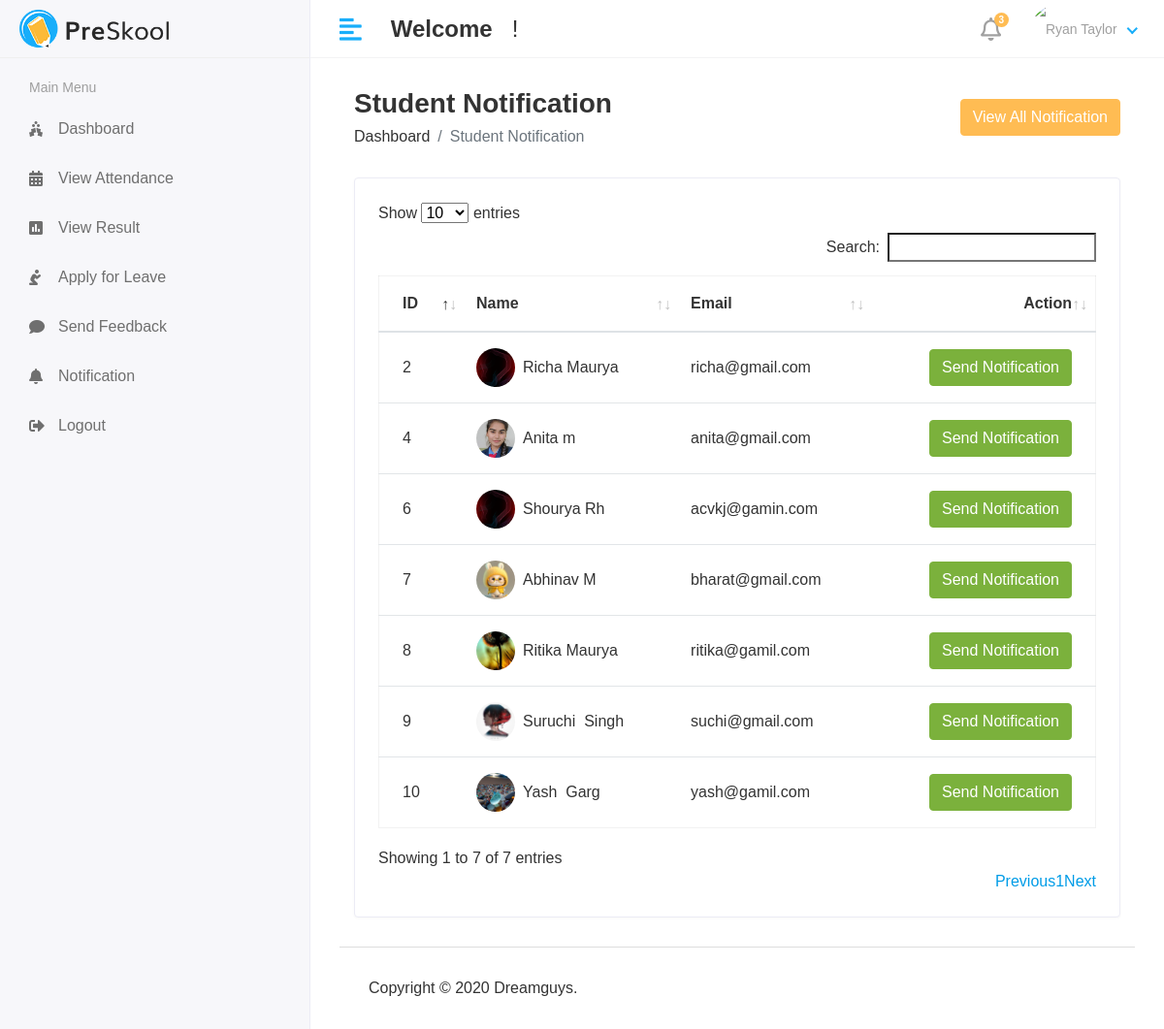
The page /hod/Student/send_notification on the database its author committed.
### app/models.py (models this page shows, shortened)
class Student(models.Model):
    admin = models.OneToOneField(CustomUser, on_delete=models.CASCADE)
    address = models.TextField()
    gender = models.CharField(max_length=100)
    course_id = models.ForeignKey(Course, on_delete=models.DO_NOTHING)
    session_year_id = models.ForeignKey(Session_Year, on_delete=models.DO_NOTHING)
    created_at = models.DateTimeField(auto_now_add=True)
    updated_at = models.DateTimeField(auto_now_add=True)

class CustomUser(AbstractUser):
    USER = (
        (1, 'HOD'),
        (2, 'STAFF'),
        (3, 'STUDENT'),
    )
    user_type = models.CharField(choices=USER, max_length=50, default=1)
    profile_pic = models.ImageField(upload_to='media/profile_pic')

### student_management_system/Hod_views.py (the view)
# urls.py: path('hod/Student/send_notification',Hod_views.STUDENT_SEND_NOTIFICATION,name='student_send_notification'),
def STUDENT_SEND_NOTIFICATION(request):
    student = Student.objects.all()
    notification = Student_Notification.objects.all()
    context = {
        'student':student,
        'notification':notification,
    }
    return render(request,'Hod/student_notification.html',context)

### templates/Hod/student_notification.html (shortened to what this page needs)
{% extends 'base.html' %}
{% block content %}
<div class="content container-fluid">
   <div class="page-header">
      <div class="row align-items-center">
         <div class="col">
            <h3 class="page-title">Student Notification</h3>
            <ul class="breadcrumb">
               <li class="breadcrumb-item"><a href="index.html">Dashboard</a></li>
               <li class="breadcrumb-item active">Student Notification</li>
            </ul>
         </div>
         <div class="col-auto text-right float-right ml-auto">
            <button type="button" class="btn btn-primary" data-toggle="modal" data-target="#exampleModalCenter">
              View All Notification
            </button>
         </div>
      </div>
   </div>
   <div class="row">
      <div class="col-sm-12">
         <div class="card card-table">
            <div class="card-body">
               <div class="table-responsive">
                  <table id="table_id" class="table table-hover table-center mb-0">
                     <thead>
                        <tr>
                           <th>ID</th>
                           <th>Name</th>
                           <th>Email</th>
                           <th class="text-right">Action</th>
                        </tr>
                     </thead>
                     <tbody>
                        {% for i in student %}
                        <tr>
                           <td>{{i.id}}</td>
                           <td>
                              <h2 class="table-avatar">
                                 <a href="student-details.html" class="avatar avatar-sm mr-2"><img class="avatar-img rounded-circle" src="/{{i.admin.profile_pic}}" alt="User Image"></a>
                                 <a href="student-details.html">{{i.admin.first_name}}&nbsp;{{i.admin.last_name}}</a>
                              </h2>
                           </td>
                           <td>{{i.admin.email}}</td>
                           <td class="text-right">
                               <button type="button" class="btn btn-success" data-toggle="modal" data-target="#sendnotification-{{forloop.counter}}">
                                   Send Notification</button>
                           </td>
                        </tr>
                        {% endfor %}
                     </tbody>
                  </table>
               </div>
            </div>
         </div>
      </div>
   </div>
</div>
{% endblock %}

### static/assets/css/style.css (style rules this page uses)
html { height: 100%; }
body { background-color: #fff; color: #333; font-family: 'Poppins', sans-serif; font-size: 1rem; height: 100%; line-height: 1.5; overflow-x: hidden; }
h1, h2, h3, h4, h5, h6 { font-family: 'Poppins', sans-serif; margin-top: 0; }
a { color: #009ce7; }
input, button, a { transition: all 0.4s ease; -moz-transition: all 0.4s ease; -o-transition: all 0.4s ease; -ms-transition: all 0.4s ease; -webkit-transition: all 0.4s ease; }
input, input:focus, button, button:focus { outline: none; }
ul, ol { padding: 0px; list-style: none; }
.table { color: #333; max-width: 100%; margin-bottom: 0; width: 100%; }
.table.dataTable { border-collapse: collapse !important; border: 1px solid rgba(0, 0, 0, 0.05); }
table.table td h2 { display: inline-block; font-size: inherit; font-weight: 400; margin: 0; padding: 0; vertical-align: middle; }
table.table td h2.table-avatar { align-items: center; display: inline-flex; font-size: inherit; font-weight: 400; margin: 0; padding: 0; vertical-align: middle; white-space: nowrap; }
table.table td h2 a { color: #333; }
.table thead tr th { font-weight: 600; }
.table tbody tr { border-bottom: 1px solid rgba(0, 0, 0, 0.05); }
.table.table-center td, .table.table-center th { vertical-align: middle; }
.card-table .card-body .table > thead > tr > th { border-top: 0; }
.card-table .card-body .table tr td:first-child, .card-table .card-body .table tr th:first-child { padding-left: 1.5rem; }
.card-table .card-body .table tr td:last-child, .card-table .card-body .table tr th:last-child { padding-right: 1.5rem; }
.card-table .table td, .card-table .table th { border-top: 1px solid #e2e5e8; padding: 1rem 0.75rem; white-space: nowrap; }
.btn-primary { background-color: #FFBC53; border: 1px solid #FFBC53; }
.btn-success { background-color: #7bb13c; border: 1px solid #7bb13c }
.card { border: 1px solid #ececf5; box-shadow: 0 1px 3px 0 rgba(0, 0, 0, 0.03); margin-bottom: 1.875rem; }
.card-body { padding: 1.5rem; }
.avatar { position: relative; display: inline-block; width: 3rem; height: 3rem }
.avatar > img { width: 100%; height: 100%; -o-object-fit: cover; object-fit: cover; }
.avatar-sm { width: 2.5rem; height: 2.5rem; }
.page-header { margin-bottom: 1.875rem; }
.page-header .breadcrumb { background-color: transparent; color: #6c757d; font-size: 1rem; font-weight: 500; margin-bottom: 0; padding: 0; }
.page-header .breadcrumb a { color: #333; }
.page-title { font-size: 28px; font-weight: 600; color: #333; margin-bottom: 5px; }

### rows shown on the page
Student: id "2", admin.profile_pic (picture), admin.first_name "Richa", admin.last_name "Maurya", admin.email "richa@gmail.com"
Student: id "4", admin.profile_pic (picture), admin.first_name "Anita", admin.last_name "m", admin.email "anita@gmail.com"
Student: id "6", admin.profile_pic (picture), admin.first_name "Shourya", admin.last_name "Rh", admin.email "acvkj@gamin.com"
Student: id "7", admin.profile_pic (picture), admin.first_name "Abhinav", admin.last_name "M", admin.email "bharat@gmail.com"
Student: id "8", admin.profile_pic (picture), admin.first_name "Ritika", admin.last_name "Maurya", admin.email "ritika@gamil.com"
Student: id "9", admin.profile_pic (picture), admin.first_name "Suruchi", admin.last_name "Singh", admin.email "suchi@gmail.com"
Student: id "10", admin.profile_pic (picture), admin.first_name "Yash", admin.last_name "Garg", admin.email "yash@gamil.com"
